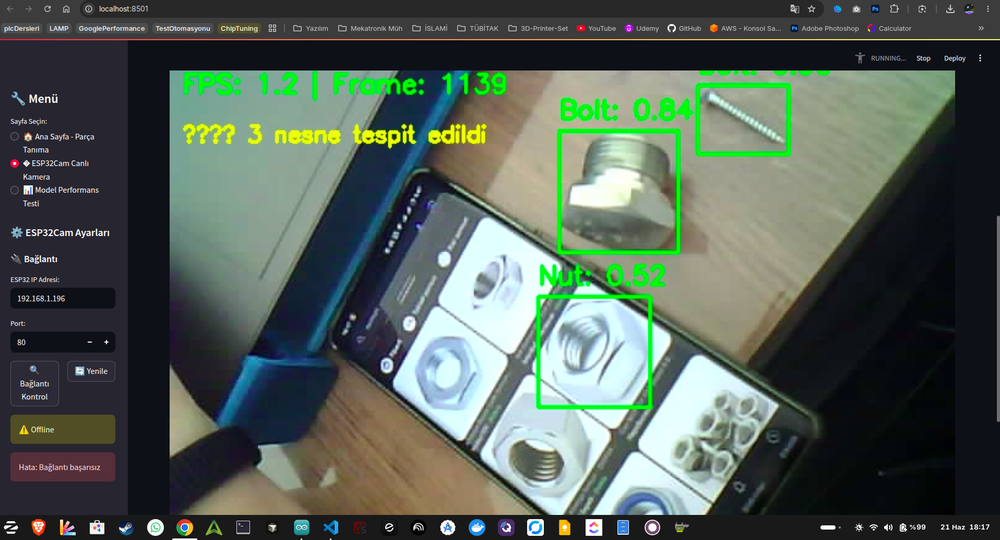
#> input picture photo/Ekran Görüntüsü - 2026-06-21 18-17-34.png, 1000 x 540 px, shrunk from 1916 x 1034 before the run
$ python -i image_utils.py   (imports and definitions only)   (older library calls are emulated)
#> lines starting #> are read from the running program, lines starting #| are printed output that depends on the picture; after the words box and inside, x2 and y2 are one past the last pixel; in counts of white or black regions, pixels touching at a corner belong together
"""
Görüntü İşleme Yardımcı Fonksiyonlar
"""

import cv2
import numpy as np
from PIL import Image


class GorselIslemci:
    """Gelişmiş görüntü işleme araçları"""

    # [155 lines left out: functions kenar_tespit, sekil_analizi, renk_analizi, not called in this run]

    @staticmethod
    def govde_cikarma(image, background=None):
        """Arka planı çıkar, sadece nesneyi al"""
        if len(image.shape) == 3:
            gray = cv2.cvtColor(image, cv2.COLOR_RGB2GRAY)
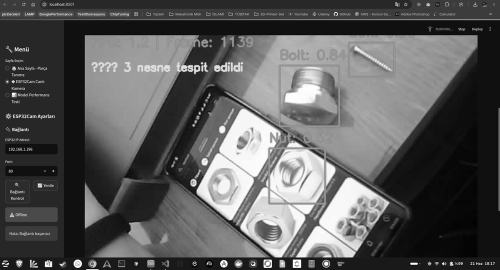
#> gray: shape (540, 1000) (shown at 1/2 size); min 0, max 255, mean 90
        else:
            gray = image

        # Otsu thresholding
        _, binary = cv2.threshold(gray, 0, 255, cv2.THRESH_BINARY + cv2.THRESH_OTSU)
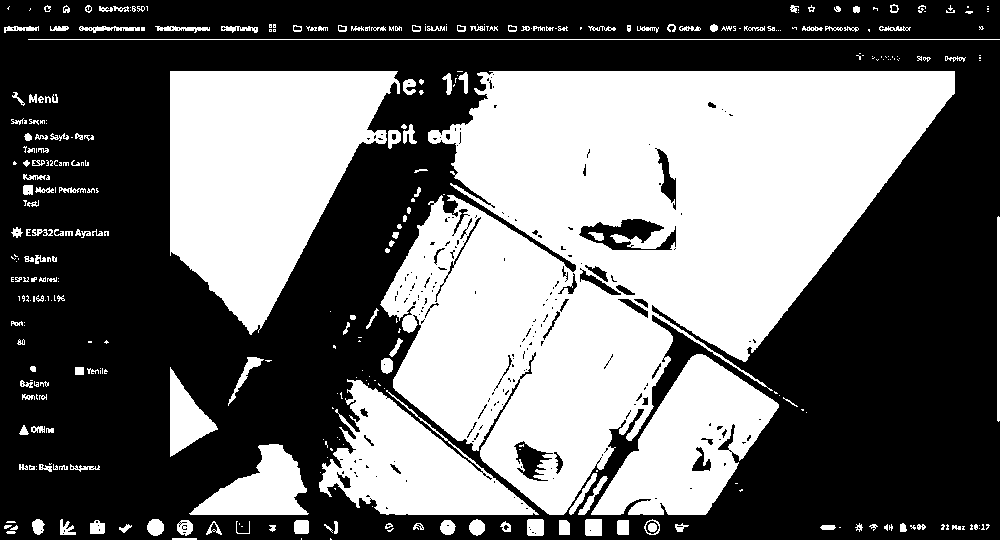
#> binary: shape (540, 1000); 42.5% white; 354 white regions (181 under 20 px), largest, box (x1, y1, x2, y2) and area: (380, 71, 955, 515) 141305, (170, 71, 400, 335) 38380, (591, 354, 779, 515) 15553

        # Morfolojik işlemler
        kernel = np.ones((5, 5), np.uint8)
        binary = cv2.morphologyEx(binary, cv2.MORPH_CLOSE, kernel)
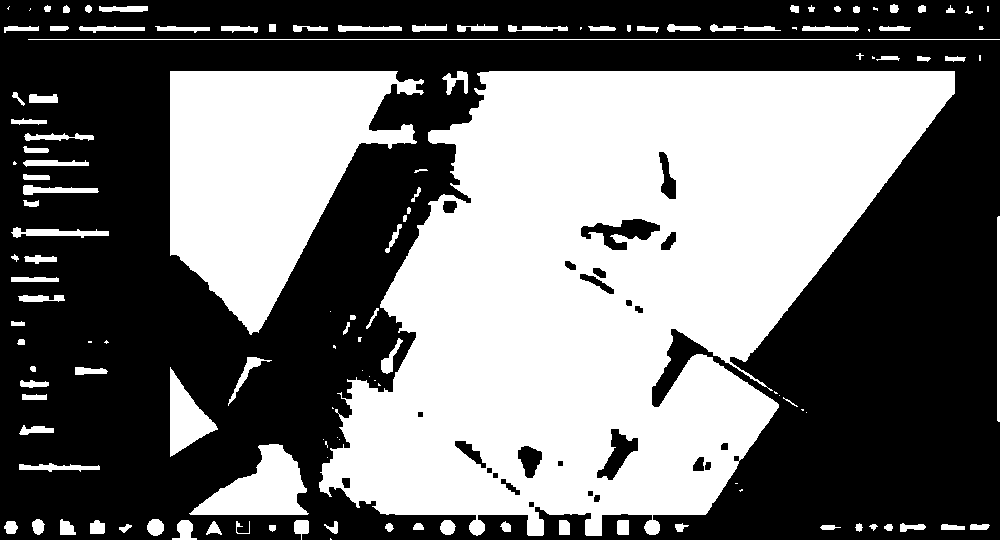
#> binary: shape (540, 1000); 44.5% white; 133 white regions (33 under 20 px), largest, box (x1, y1, x2, y2) and area: (319, 71, 955, 536) 179643, (170, 71, 424, 335) 39184, (189, 444, 309, 515) 4538
        binary = cv2.morphologyEx(binary, cv2.MORPH_OPEN, kernel)
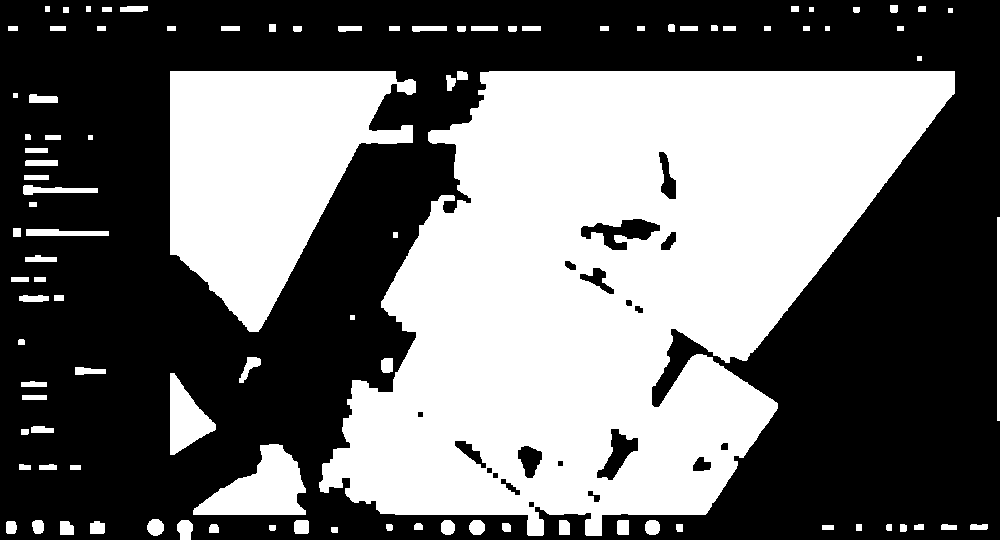
#> binary: shape (540, 1000); 43.4% white; 99 white regions, largest, box (x1, y1, x2, y2) and area: (319, 71, 955, 536) 178725, (170, 71, 416, 332) 39058, (193, 444, 306, 515) 4510

        # Mask oluştur
        if len(image.shape) == 3:
            mask = cv2.cvtColor(binary, cv2.COLOR_GRAY2RGB)
            result = cv2.bitwise_and(image, mask)
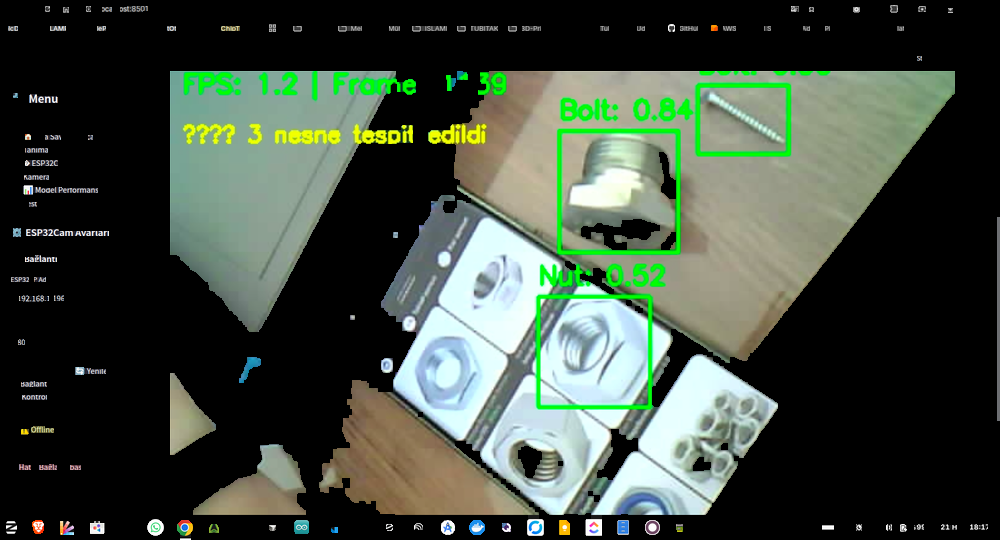
#> result: shape (540, 1000, 3); mean R, G, B 63.7, 74.2, 62.6
        else:
            result = cv2.bitwise_and(image, binary)

        return result, binary

    # [61 lines left out: functions doku_analizi, perspektif_duzeltme, not called in this run]


# Kullanım örnekleri
# [3 lines not run here, left out]

>>> import cv2
>>> picture = cv2.cvtColor(cv2.imread('photo/Ekran Görüntüsü - 2026-06-21 18-17-34.png'), cv2.COLOR_BGR2RGB)
>>> result = GorselIslemci().govde_cikarma(picture)

$ run again, on photo/Ekran Görüntüsü - 2026-06-21 18-19-15.png
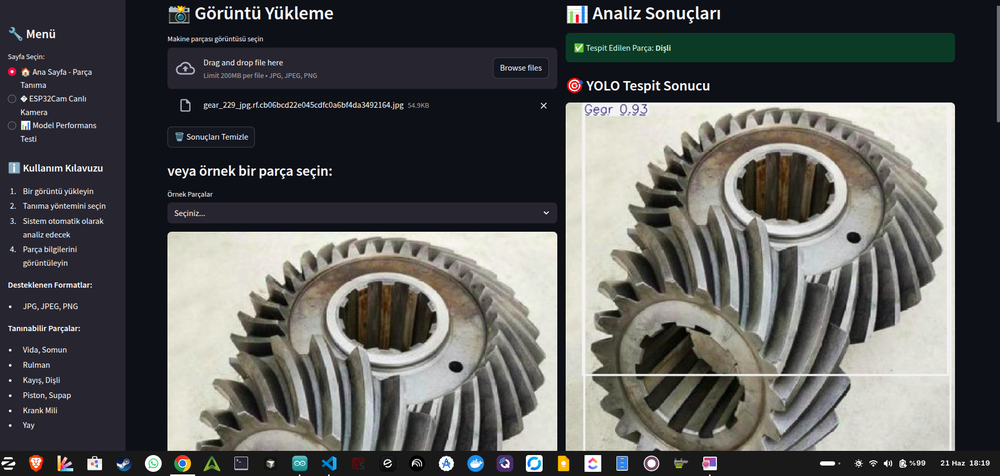
#> input picture photo/Ekran Görüntüsü - 2026-06-21 18-19-15.png, 1000 x 476 px, shrunk from 1911 x 910 before the run
#> in govde_cikarma, `_, binary = cv2.threshold(gray, 0, 255, cv2.THRESH_BINARY + cv2.THRESH..`:
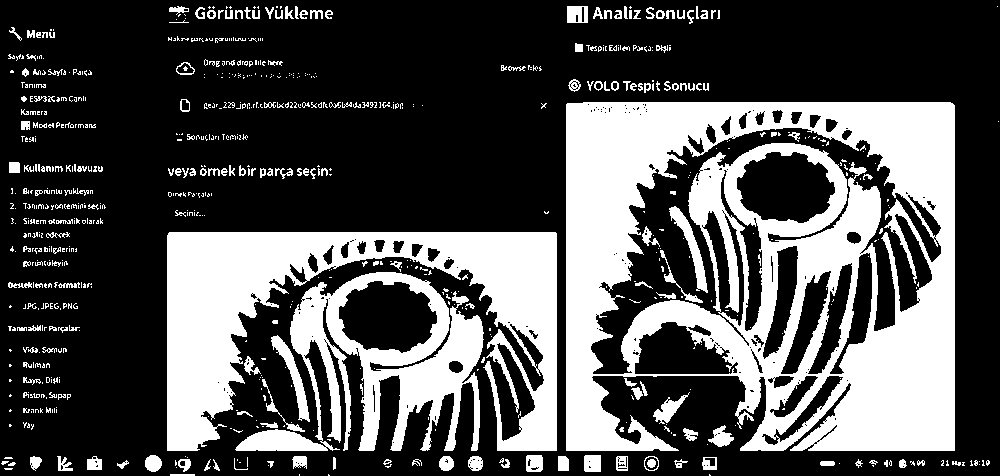
#> binary: shape (476, 1000); 31.6% white; 762 white regions (555 under 20 px), largest, box (x1, y1, x2, y2) and area: (566, 102, 955, 451) 82431, (167, 232, 557, 451) 35454, (235, 272, 484, 451) 16551
#> mask: shape (476, 1000, 3); 32.7% white; 114 white regions, largest, box (x1, y1, x2, y2) and area: (566, 102, 955, 472) 86691, (167, 232, 557, 472) 35666, (237, 272, 507, 451) 19264
#> in govde_cikarma, `result = cv2.bitwise_and(image, mask)`:
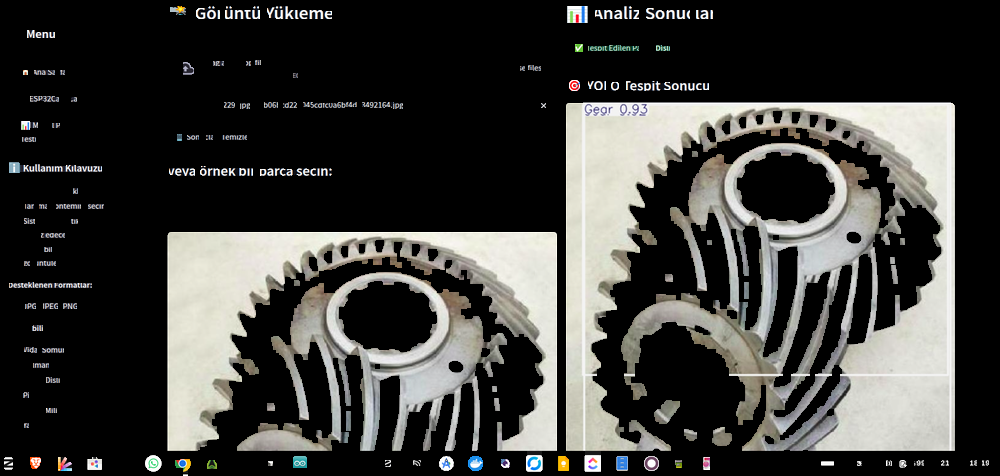
#> result: shape (476, 1000, 3); mean R, G, B 61.7, 61.4, 58.7

$ run again, on photo/Ekran Görüntüsü - 2026-06-21 18-19-41.png
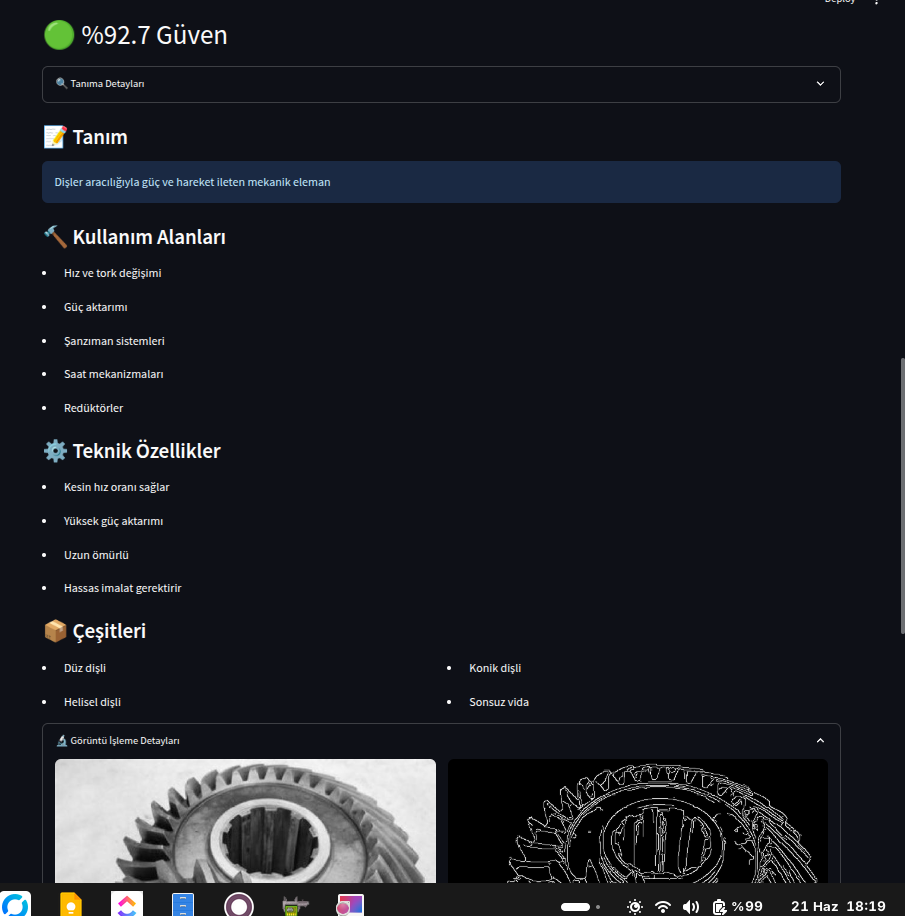
#> input picture photo/Ekran Görüntüsü - 2026-06-21 18-19-41.png, 905 x 916 px
#> in govde_cikarma, `_, binary = cv2.threshold(gray, 0, 255, cv2.THRESH_BINARY + cv2.THRESH..`:
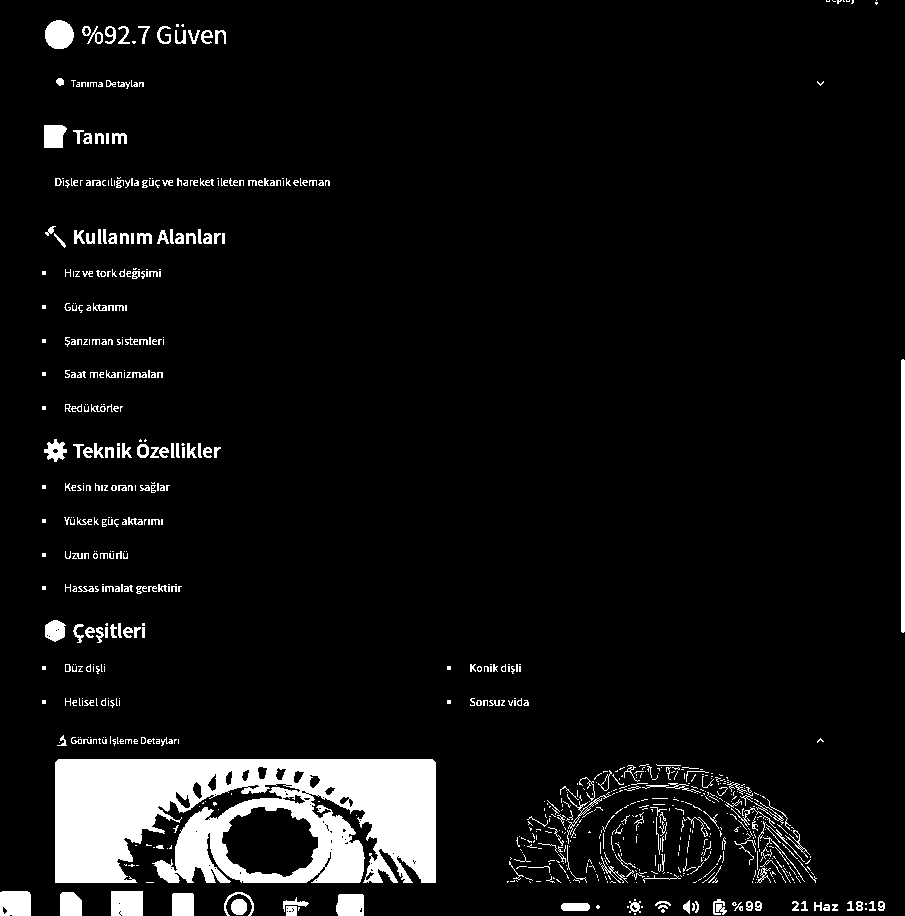
#> binary: shape (916, 905); 6.8% white; 822 white regions (561 under 20 px), largest, box (x1, y1, x2, y2) and area: (55, 759, 436, 883) 35269, (901, 359, 905, 633) 1092, (111, 891, 143, 916) 794
#> mask: shape (916, 905, 3); 8.2% white; 83 white regions, largest, box (x1, y1, x2, y2) and area: (55, 759, 436, 883) 36866, (668, 777, 810, 883) 4513, (86, 178, 330, 188) 1518
#> in govde_cikarma, `result = cv2.bitwise_and(image, mask)`:
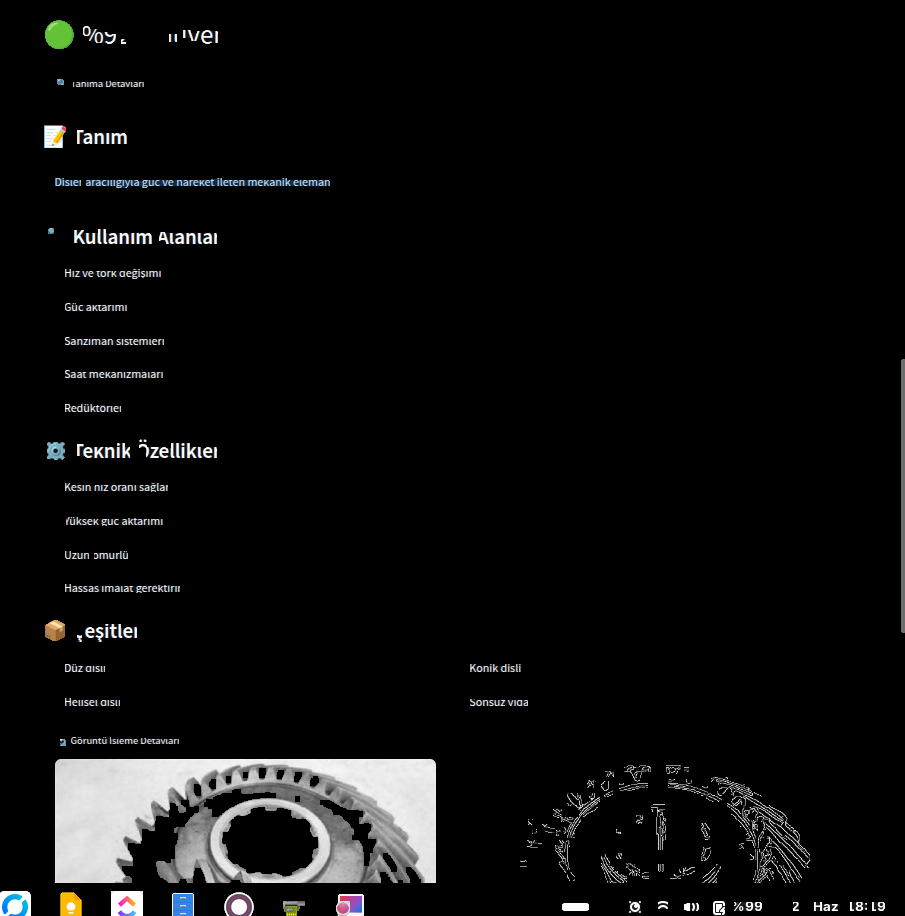
#> result: shape (916, 905, 3); mean R, G, B 12.8, 13, 13
